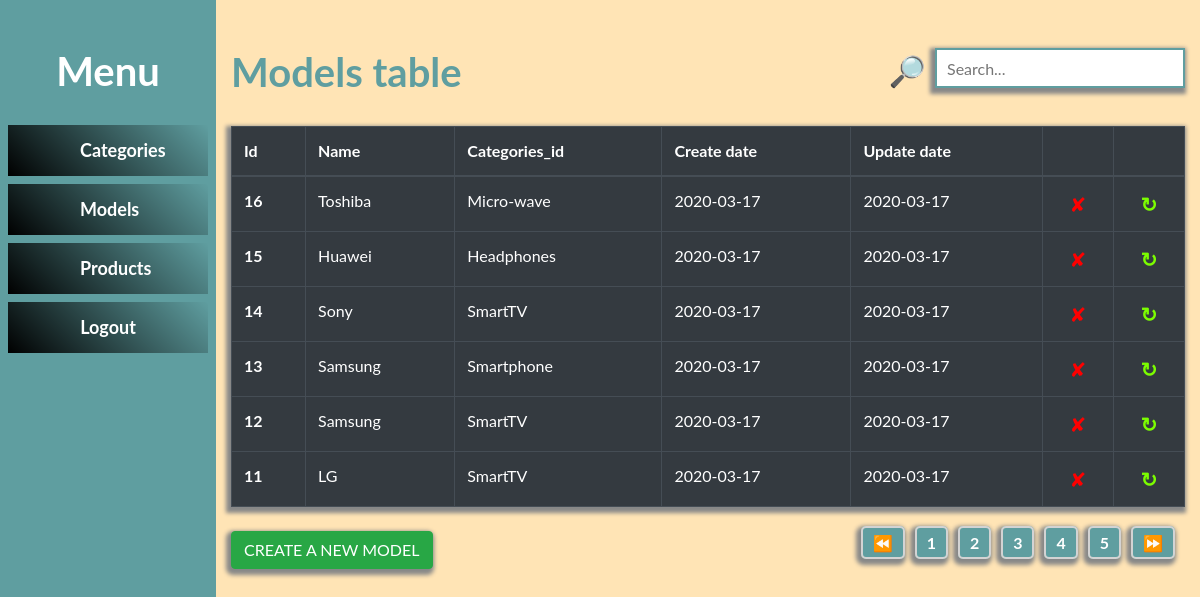
Screenshot of /models_table.php?page=3 (signed in) with the database file from the repository.
### tables this page shows
CREATE TABLE `models` (
  `id` int(11) NOT NULL,
  `categories_id` int(11) DEFAULT NULL,
  `name` varchar(100) NOT NULL,
  `create_date` date DEFAULT NULL,
  `update_date` date DEFAULT NULL
);

CREATE TABLE `categories` (
  `id` int(11) NOT NULL,
  `name` varchar(100) NOT NULL,
  `create_date` date DEFAULT NULL,
  `update_date` date DEFAULT NULL
);

### models_table.php (the view, shortened to what this page needs)
<?php
require_once 'connecting/connect.php';
if (isset($_SESSION['username']) && isset($_SESSION['password'])) {
    $result_per_page = 6;
    $data = $connection->prepare("SELECT models.*, categories.name AS cat_name FROM models
        LEFT JOIN categories ON models.categories_id = categories.id ORDER BY id DESC");
    $data->execute();
    $result = $data->fetchAll(PDO::FETCH_ASSOC);
    $number_of_results = count($result);
    $number_of_pages = ceil($number_of_results / $result_per_page);
    if (!isset($_GET['page'])) {
        $page = 1;
    } else {
        $page = $_GET['page'];
    }
    $this_page_first_result = ($page - 1) * $result_per_page;
    ?>
    <!doctype html>
    <html lang="en">
    <head>
        <link rel="stylesheet" href="https://stackpath.bootstrapcdn.com/bootstrap/4.4.1/css/bootstrap.min.css"
>
        <link rel="stylesheet" href="css/style.css">
    </head>
    <body>
    <div style="display: flex">
        <?php require_once 'leftMenu.php' ?>
        <div class="container mt-5">
            <div class="d-flex justify-content-between">
                <h1>Models table</h1>
                <div>
                    <span class="search_ic">🔎</span>
                    <input type="text" name="search" id="search_text" class="search_inp shadowButton" placeholder="Search...">
                </div>
            </div>
            <table class="mb-4 table table-bordered table-dark" id="table_data">
                <thead>
                <tr>
                    <th scope="col">Id</th>
                    <th scope="col">Name</th>
                    <th scope="col">Categories_id</th>
                    <th scope="col">Create date</th>
                    <th scope="col">Update date</th>
                    <th scope="col"></th>
                    <th scope="col"></th>
                </tr>
                </thead>
                <tbody>
                <?php
                $data = $connection->prepare("SELECT models.*, categories.name AS cat_name FROM models
                    LEFT JOIN categories ON models.categories_id = categories.id ORDER BY id DESC LIMIT $this_page_first_result,$result_per_page ");
                $data->execute();
                $result = $data->fetchAll(PDO::FETCH_ASSOC);
                ?>
                <?php foreach ($result as $x): ?>
                    <tr>
                        <th scope="row"><?= $x['id'] ?></th>
                        <td><?= $x['name'] ?></td>
                        <td><?= $x['cat_name'] ?></td>
                        <td><?= $x['create_date'] ?></td>
                        <td><?= $x['update_date'] ?></td>
                        <td class="delete" id="delete"><a class="deleteF" data-id="<?= $x["id"] ?>">✘</a></td>
                        <td class="update"><a href="updatefieldmodel.php?id=<?= $x['id'] ?>&name=<?= $x['name'] ?>&category_id=<?= $x['categories_id'] ?>">↻</a>
                        </td>
                    </tr>
                <?php endforeach; ?>
                </tbody>
            </table>
            <div class="mainPagi">
                <div>
                    <a style="color: #ffffff" class="shadowButton btn btn-success" href="model_welcome.php">CREATE A NEW
                        MODEL</a>
                </div>
                <div id="pagination_cont">
                    <?php
                    if ($page > 1) {
                        echo '<a class="pagi" href="models_table.php?page=' . ($page - 1) . '">⏪</a>';
                    }
                    for ($i = 1; $i <= $number_of_pages; $i++) {
                        if ($number_of_pages > 1) {
                            echo '<a class="pagi" href="models_table.php?page=' . $i . '">' . $i . '</a>';
                        } else {
                            echo null;
                        }
                    }
                    if ($page < $i - 1) {
                        echo '<a class="pagi" href="models_table.php?page=' . ($page + 1) . '">⏩</a>';
                    }
                    ?>
                </div>
            </div>
        </div>
    </div>
    </body>
    </html>
    <?php
}else if (isset($_COOKIE["username"]) && isset($_COOKIE['cookie_key'])) {
    $username = $_SESSION['username'];
    $select = $connection->query("SELECT * FROM `users` WHERE `login`= '$username'");
    $sql = $select->fetchAll(PDO::FETCH_ASSOC);
    if ($_COOKIE['username'] == $sql[0]['login'] && $_COOKIE['cookie_key'] == $sql[0]['cookie_key']){
        echo "Session Start";
    }else {
        header("Location:login.php");
    }
} else {
    header("Location:login.php");
}

### css/style.css (style rules this page uses)
body { margin: 0; font-family: "Lato", sans-serif; background-color: moccasin; }
h1 { color: cadetblue; font-weight: bold; margin-bottom: 30px; }
.delete { font-size: 20px; margin: 0; padding: 0; text-align: center; cursor: pointer; }
.update { font-size: 20px; margin: 0; padding: 0; text-align: center; cursor: pointer; font-weight: bold; }
.delete a { color: red; text-decoration: none; }
.update { color: lawngreen; text-decoration: none; }
.update a { color: lawngreen; text-decoration: none; }
table, .shadowButton { box-shadow: -2px 3px 4px 3px #888888; }
.mainPagi { display: flex; justify-content: space-between; }
.pagi { padding: 5px 10px; margin-right: 10px; background: cadetblue; color: #ffffff; font-weight: bold; border: 2px solid lightgray; border-radius: 5px; box-shadow: -2px 3px 4px 3px #888888; }
.search_ic { font-size: 30px; font-weight: bold; padding-right: 5px; vertical-align: middle; color: cadetblue; }
.search_inp { height: 40px; width: 250px; border: 2px solid cadetblue; padding-left: 10px }

### rows the page displays
models: id "16", name "Toshiba", categories.name "Micro-wave", create_date "2020-03-17", update_date "2020-03-17"
models: id "15", name "Huawei", categories.name "Headphones", create_date "2020-03-17", update_date "2020-03-17"
models: id "14", name "Sony", categories.name "SmartTV", create_date "2020-03-17", update_date "2020-03-17"
models: id "13", name "Samsung", categories.name "Smartphone", create_date "2020-03-17", update_date "2020-03-17"
models: id "12", name "Samsung", categories.name "SmartTV", create_date "2020-03-17", update_date "2020-03-17"
models: id "11", name "LG", categories.name "SmartTV", create_date "2020-03-17", update_date "2020-03-17"
